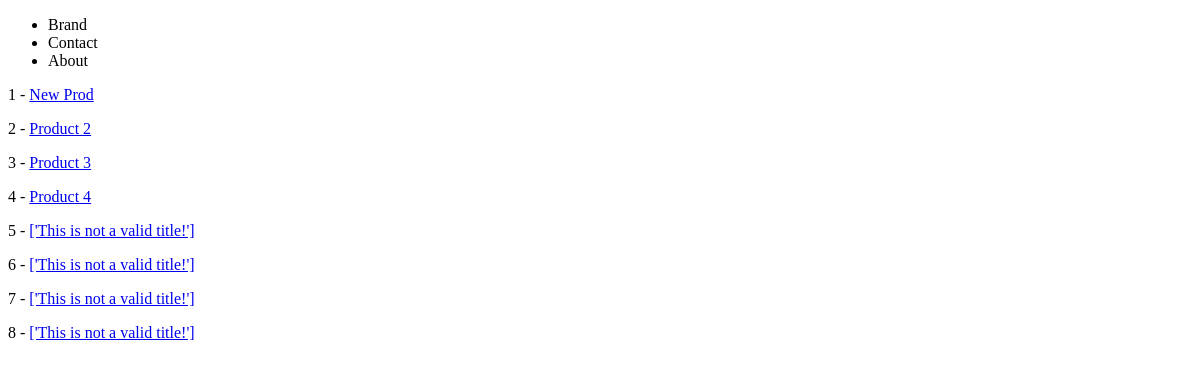
The app's page /products/, older data.
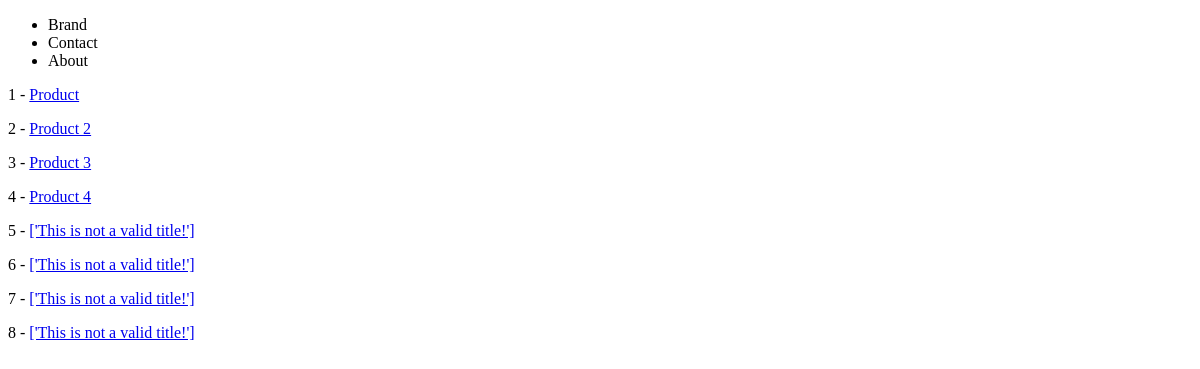
The same page, newer data.
### products/models.py (models this page shows)
class Product(models.Model):
    title = models.CharField(max_length=120)
    description = models.TextField(blank=True, null=True)
    price = models.DecimalField(max_digits=10000, decimal_places=2)
    summary = models.TextField(blank=False, null=False)
    featured = models.BooleanField(default=False)
    def get_absolute_url(self):
        return reverse('products:product_detail', kwargs={'id': self.id})

### products/views.py (the view)
# urls.py: path('', product_list_view, name='product_list'),
def product_list_view(request):
    queryset = Product.objects.all()
    context = {'object_list': queryset}
    return render(request, 'products/product_list.html', context)

### products/templates/products/product_list.html
{% extends "base.html" %}
{% block content %}
{% for instance in object_list%}
<p>{{instance.id}} - <a href='{{ instance.get_absolute_url }}'>{{instance.title}}</a> </p>
{% endfor %}
{% endblock %}

Row changes from the older to the newer data that the page shows:
changed Product id 1: title "New Prod" → "Product"
